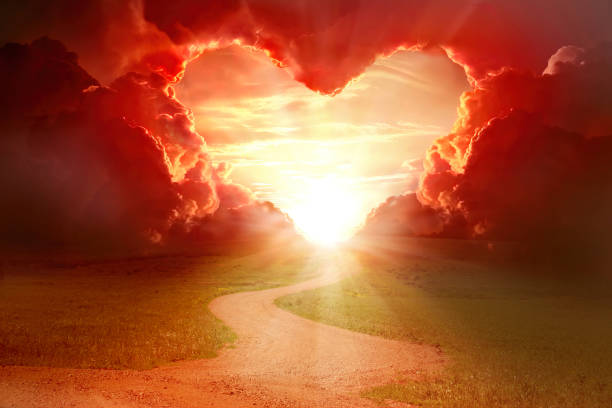
#> input picture image/life.jpg, 612 x 408 px
$ python image.py
#> lines starting #> are read from the running program, lines starting #| are printed output that depends on the picture
from PIL import Image
from PIL import ImageFilter

with Image.open("life.jpg") as original:
#> original is the input picture: PIL image 612x408 RGB; mean R, G, B 166, 83.3, 48.4
    print("Розмір зображення: ", original.size)
#| Розмір зображення:  (612, 408)
    print("Формат зображення: ", original.format)
#| Формат зображення:  JPEG
    print("Колірний тип: ", original.mode)
#| Колірний тип:  RGB

    # [11 lines of commented-out code are left out]

    box = (250, 100, 600, 400)
    crop = original.crop(box)
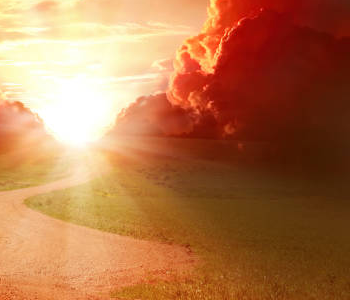
#> crop: PIL image 350x300 RGB; mean R, G, B 178.4, 117.5, 75.2
    crop.save("cropped.jpg")

    crop.show()
